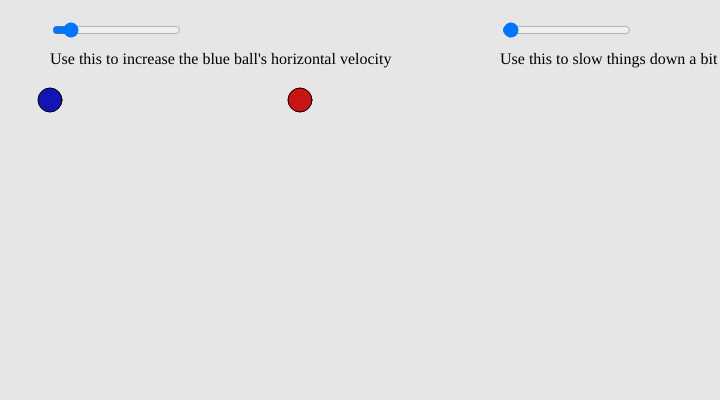
Frame 1 (no input)
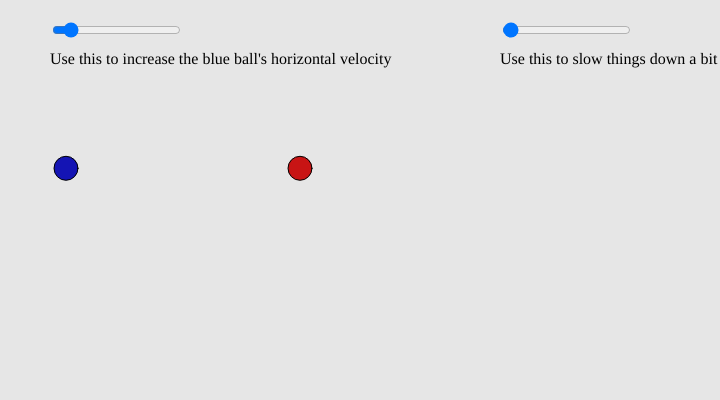
Frame 60 (no input)
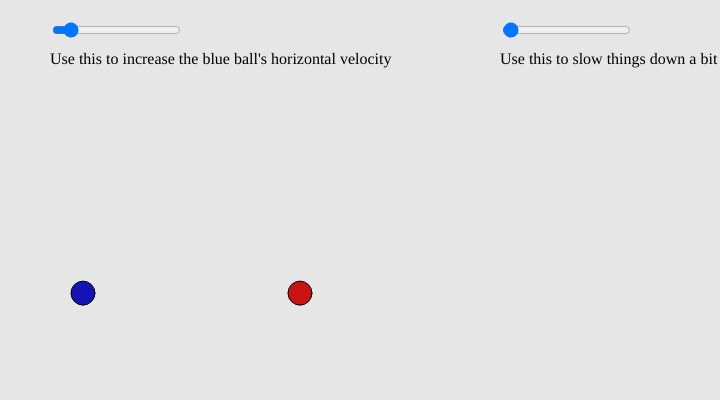
Frame 120 (the mouse pressed at the canvas centre since frame 60)

The p5.js sketch that drew these frames (run headless with seeded random() and noise() and a simulated clock; from frame 60 on, the mouse is pressed at the canvas centre):

// p5.js sketch
// ── sketch.js
var x, y;//the projectile
var a, b;//freefall ball
var g;//acceleration due to gravity?
var gravSlider;
var text;
var vSlider;
var text2;

function setup(){
  createCanvas(720,400);
  x=50
  y=100//Starting position of the projectile
  a=300
  b=100//Starting position of the freefall ball
  gravSlider = createSlider(0,99,1);
  gravSlider.position(500,20);
  text = createDiv("Use this to slow things down a bit");
  text.position(500,50);
  vSlider = createSlider(0,10,1);
  vSlider.position(50,20);
  text = createDiv("Use this to increase the blue ball's horizontal velocity")
  text.position(50,50);
}
function draw(){
  background(230);
  fill(20,20,180);//projectile color
  ellipse(x,y,24,24);//projectile
  fill(200,20,20);//freefall ball color
  ellipse(a,b,24,24);//freefall ball
  g = y - gravSlider.value();//acceleration due to gravity?
  x = x + vSlider.value();
  y = y + g/30;
  a = a;
  b = b + g/30;
  if(x > width){
    x=50;
    y=y;
  }
  if(y > height){
    x=50;
    y=100;
  }
  if(b > height){
    b=100
  }
}
